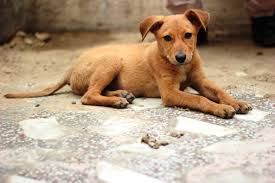
#> input picture image copy.png, 275 x 183 px, found by its file name
$ python feature_detection.py   (older library calls are emulated)
#> lines starting #> are read from the running program, lines starting #| are printed output that depends on the picture; after the words box and inside, x2 and y2 are one past the last pixel; in counts of white or black regions, pixels touching at a corner belong together
import cv2
import numpy as np
import matplotlib.pyplot as plt
from skimage.feature import hog, local_binary_pattern, graycomatrix, graycoprops
from skimage import exposure, filters, segmentation, color
from scipy import ndimage
import tkinter as tk

def visualize_image_features(image_path):
    # Get screen dimensions
    root = tk.Tk()
    screen_width = root.winfo_screenwidth()
    screen_height = root.winfo_screenheight()
    root.destroy()

    # Calculate optimal figure size (80% of screen size)
    fig_width = screen_width * 0.8 / 100
    fig_height = screen_height * 0.8 / 100

    # Load the image
    img = cv2.imread(image_path)
#> img is the input picture: shape (183, 275, 3); mean B, G, R 132, 155.3, 177.4
    if img is None:
        print("Error: Image not found")
        return

    img_rgb = cv2.cvtColor(img, cv2.COLOR_BGR2RGB)
    img_gray = cv2.cvtColor(img, cv2.COLOR_BGR2GRAY)

    # Create figure with screen-adjusted size
    plt.figure(figsize=(fig_width, fig_height))

    # Dynamically adjust spacing based on screen size
    title_fontsize = max(8, min(12, screen_height // 80))
    pad_size = max(8, min(15, screen_height // 80))
    wspace = 0.3 + (0.5 * (screen_width / 1920))  # Scale with screen width
    hspace = 0.4 + (0.5 * (screen_height / 1080)) # Scale with screen height

    plt.subplots_adjust(wspace=wspace, hspace=hspace,
                      left=0.05, right=0.95,
                      top=0.95, bottom=0.05)

    # Feature visualization functions
    def plot_feature(pos, image, title, cmap=None):
        plt.subplot(4, 5, pos)
        if cmap:
            plt.imshow(image, cmap=cmap)
        else:
            plt.imshow(image)
        plt.title(f'{pos}. {title}', pad=pad_size, fontsize=title_fontsize)
        plt.axis('off')

    # Row 1
    plot_feature(1, img_rgb, 'Original Image')

    plt.subplot(4, 5, 2)
    for i, color in enumerate(('r', 'g', 'b')):
        plt.plot(cv2.calcHist([img], [i], None, [256], [0, 256]), color=color)
        plt.xlim([0, 256])
    plt.title('2. Color Histogram', pad=pad_size, fontsize=title_fontsize)

    plot_feature(3, cv2.cvtColor(img, cv2.COLOR_BGR2HSV), 'HSV Color Space')
    plot_feature(4, cv2.cvtColor(img, cv2.COLOR_BGR2LAB), 'LAB Color Space')
    plot_feature(5, cv2.Canny(img_gray, 100, 200), 'Edges (Canny)', 'gray')

    # Row 2
    corner_img = img_rgb.copy()
    corners = cv2.cornerHarris(np.float32(img_gray), 2, 3, 0.04)
    corner_img[cv2.dilate(corners, None) > 0.01 * corners.max()] = [255, 0, 0]
#> corner_img: shape (183, 275, 3); mean R, G, B 183.3, 146.4, 124.5
    plot_feature(6, corner_img, 'Corners (Harris)')

    plot_feature(7, local_binary_pattern(img_gray, 24, 3, method='uniform'),
               'Texture (LBP)', 'gray')

    glcm = graycomatrix(img_gray, distances=[5], angles=[0], levels=256,
                       symmetric=True, normed=True)
    plot_feature(8, graycoprops(glcm, 'contrast'), 'GLCM Contrast', 'gray')

    _, hog_image = hog(img_gray, orientations=8, pixels_per_cell=(16, 16),
                      cells_per_block=(1, 1), visualize=True)
    plot_feature(9, exposure.rescale_intensity(hog_image, in_range=(0, 10)),
                'Shape (HOG)', 'gray')

    gabor = cv2.filter2D(img_gray, cv2.CV_8UC3,
                        cv2.getGaborKernel((21, 21), 5, np.pi/4, 10, 0.5, 0, cv2.CV_32F))
    plot_feature(10, gabor, 'Gabor Filter', 'gray')

    # Row 3
    sobel = np.sqrt(cv2.Sobel(img_gray, cv2.CV_64F, 1, 0, ksize=5)**2 +
                   cv2.Sobel(img_gray, cv2.CV_64F, 0, 1, ksize=5)**2)
    plot_feature(11, sobel, 'Sobel Edge', 'gray')

    plot_feature(12, cv2.Laplacian(img_gray, cv2.CV_64F), 'Laplacian', 'gray')

    # Watershed
    ret, thresh = cv2.threshold(img_gray, 0, 255, cv2.THRESH_BINARY_INV + cv2.THRESH_OTSU)
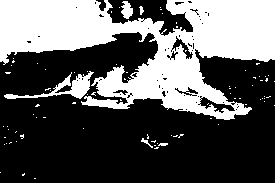
#> thresh: shape (183, 275); 36.1% white; 84 white regions (78 under 20 px), largest, box (x1, y1, x2, y2) and area: (0, 0, 275, 120) 17034, (4, 71, 94, 99) 673, (121, 1, 133, 19) 145, (141, 138, 153, 148) 34, (139, 6, 144, 15) 27, (158, 143, 168, 146) 24
#> ret = 142
    opening = cv2.morphologyEx(thresh, cv2.MORPH_OPEN, np.ones((3, 3), np.uint8), iterations=2)
#> opening: shape (183, 275); 33% white; 7 white regions, largest, box (x1, y1, x2, y2) and area: (0, 0, 275, 120) 15766, (71, 77, 90, 98) 289, (87, 97, 127, 109) 277
    sure_bg = cv2.dilate(opening, np.ones((3, 3), np.uint8), iterations=3)
#> sure_bg: shape (183, 275); 42.2% white; 2 white regions, box (x1, y1, x2, y2) and area: (0, 0, 275, 123) 21085, (4, 91, 16, 102) 132
    dist_transform = cv2.distanceTransform(opening, cv2.DIST_L2, 5)
    ret, sure_fg = cv2.threshold(dist_transform, 0.7 * dist_transform.max(), 255, 0)
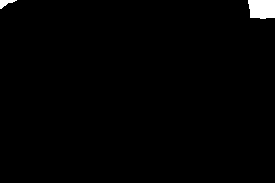
#> sure_fg: shape (183, 275) float32; 1.1% white; 2 white regions, box (x1, y1, x2, y2) and area: (248, 0, 275, 19) 469, (0, 0, 17, 9) 75
#> ret = 41.85
    markers = cv2.connectedComponents(sure_fg.astype(np.uint8))[1] + 1
#> markers: shape (183, 275) int32; 3 distinct labels, from 1 to 3
    markers[cv2.subtract(sure_bg, sure_fg.astype(np.uint8)) == 255] = 0
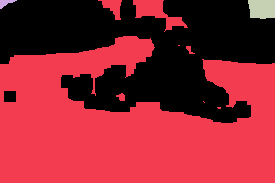
#> markers: shape (183, 275) int32; 4 distinct labels, from 0 to 3; one colour per label, 0 black
    markers = cv2.watershed(img_rgb, markers)
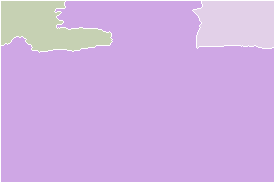
#> markers: shape (183, 275) int32; 4 distinct labels, from -1 to 3; one colour per label, 0 black, -1 white
    img_rgb[markers == -1] = [255, 0, 0]
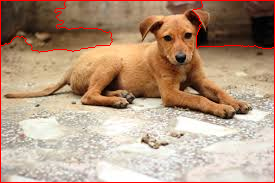
#> img_rgb: shape (183, 275, 3); mean R, G, B 180, 151.9, 129.1
    plot_feature(13, img_rgb, 'Watershed Seg')

    # Face detection
    faces = cv2.CascadeClassifier(cv2.data.haarcascades + 'haarcascade_frontalface_default.xml') \
              .detectMultiScale(img_gray, 1.1, 4)
#> faces = [[150, 18, 57, 57]]
    face_img = img_rgb.copy()
    for (x, y, w, h) in faces:
        cv2.rectangle(face_img, (x, y), (x+w, y+h), (255, 0, 0), 2)
#> this loop made 1 pass
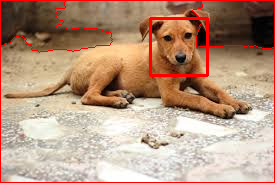
#> face_img: shape (183, 275, 3); 1.34% of pixels changed, all inside (x1, y1, x2, y2) = (149, 17, 209, 77)
    plot_feature(14, face_img, 'Face Detection')

    # Blob detection
    keypoints = cv2.SimpleBlobDetector_create().detect(img_gray)
#> keypoints = 2 keypoints; (x, y, size): (188, 35, 8.1), (167, 38, 7.8)
    blob_img = cv2.drawKeypoints(img_rgb, keypoints, np.array([]), (0,0,255),
                               cv2.DRAW_MATCHES_FLAGS_DRAW_RICH_KEYPOINTS)
    plot_feature(15, blob_img, 'Blob Detection')

    # Row 4
    plot_feature(16, cv2.threshold(img_gray, 127, 255, cv2.THRESH_BINARY_INV)[1],
                'Simple Threshold', 'gray')

    plot_feature(17, cv2.morphologyEx(img_gray, cv2.MORPH_GRADIENT, np.ones((5,5), np.uint8)),
                'Morph Gradient', 'gray')

    plot_feature(18, filters.rank.entropy(img_gray, np.ones((9,9))), 'Entropy Filter', 'gray')

    plot_feature(19, segmentation.mark_boundaries(img_rgb,
                                               segmentation.slic(img_rgb, n_segments=100, compactness=10)),
                'Superpixels (SLIC)')

    # Optical flow
    translated = ndimage.shift(img_gray, (10, 10))
    flow = cv2.calcOpticalFlowFarneback(img_gray, translated, None, 0.5, 3, 15, 3, 5, 1.2, 0)
    plot_feature(20, cv2.cartToPolar(flow[..., 0], flow[..., 1])[0], 'Optical Flow', 'gray')

    plt.tight_layout()
    plt.show()
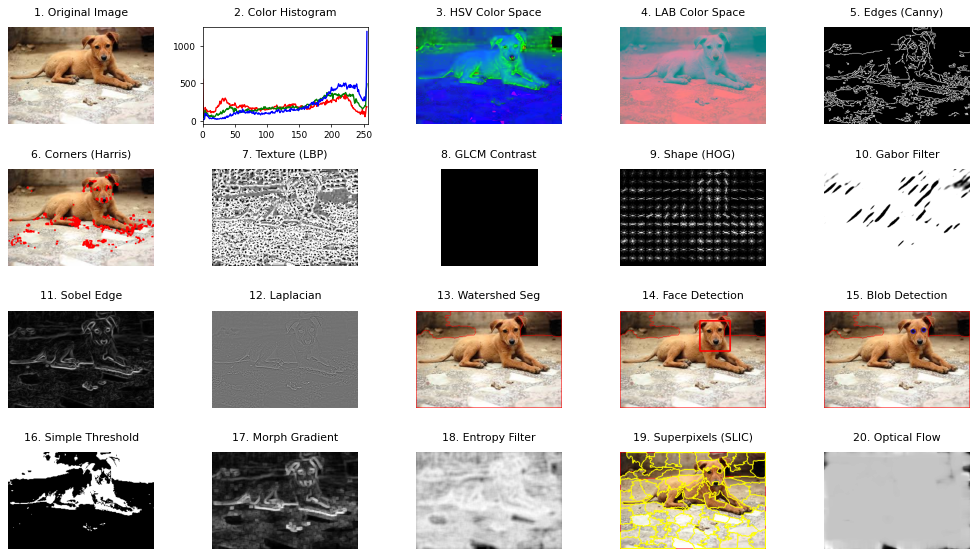
#> figure drawn by matplotlib, 20 panels; panel 2: curve peaks at x = 0, y = 551; panel 2: curve peaks at x = 255, y = 490; panel 2: curve peaks at x = 255, y = 1186

# Example usage
visualize_image_features(r'D:\vidyaPY\Image-feature-detection\image copy.png')
